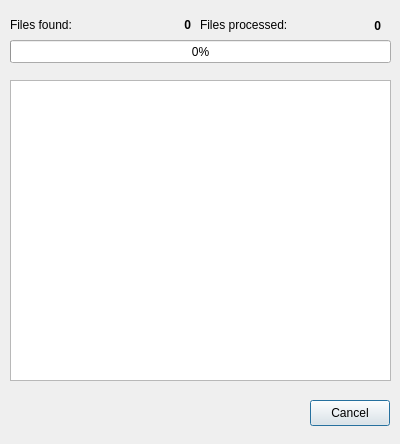
<?xml version="1.0" encoding="UTF-8"?>
<ui version="4.0">
 <class>ImportDialog</class>
 <widget class="QDialog" name="ImportDialog">
  <property name="geometry">
   <rect>
    <x>0</x>
    <y>0</y>
    <width>400</width>
    <height>444</height>
   </rect>
  </property>
  <property name="windowTitle">
   <string>Scanning directory</string>
  </property>
  <widget class="QPushButton" name="cancelButton">
   <property name="geometry">
    <rect>
     <x>310</x>
     <y>400</y>
     <width>80</width>
     <height>26</height>
    </rect>
   </property>
   <property name="text">
    <string>Cancel</string>
   </property>
  </widget>
  <widget class="QTextEdit" name="textEdit">
   <property name="geometry">
    <rect>
     <x>10</x>
     <y>80</y>
     <width>381</width>
     <height>301</height>
    </rect>
   </property>
   <property name="readOnly">
    <bool>true</bool>
   </property>
  </widget>
  <widget class="QLabel" name="label">
   <property name="geometry">
    <rect>
     <x>10</x>
     <y>10</y>
     <width>121</width>
     <height>29</height>
    </rect>
   </property>
   <property name="text">
    <string>Files found:</string>
   </property>
  </widget>
  <widget class="QLabel" name="label_2">
   <property name="geometry">
    <rect>
     <x>200</x>
     <y>10</y>
     <width>121</width>
     <height>29</height>
    </rect>
   </property>
   <property name="text">
    <string>Files processed:</string>
   </property>
  </widget>
  <widget class="QLabel" name="filesFoundLabel">
   <property name="geometry">
    <rect>
     <x>140</x>
     <y>10</y>
     <width>51</width>
     <height>29</height>
    </rect>
   </property>
   <property name="font">
    <font>
     <weight>75</weight>
     <bold>true</bold>
    </font>
   </property>
   <property name="text">
    <string notr="true">0</string>
   </property>
   <property name="alignment">
    <set>Qt::AlignRight|Qt::AlignTrailing|Qt::AlignVCenter</set>
   </property>
  </widget>
  <widget class="QLabel" name="filesProcessedLabel">
   <property name="geometry">
    <rect>
     <x>330</x>
     <y>10</y>
     <width>51</width>
     <height>31</height>
    </rect>
   </property>
   <property name="font">
    <font>
     <weight>75</weight>
     <bold>true</bold>
    </font>
   </property>
   <property name="text">
    <string notr="true">0</string>
   </property>
   <property name="alignment">
    <set>Qt::AlignRight|Qt::AlignTrailing|Qt::AlignVCenter</set>
   </property>
  </widget>
  <widget class="QProgressBar" name="progressBar">
   <property name="geometry">
    <rect>
     <x>10</x>
     <y>40</y>
     <width>381</width>
     <height>23</height>
    </rect>
   </property>
   <property name="value">
    <number>0</number>
   </property>
  </widget>
 </widget>
 <resources/>
 <connections>
  <connection>
   <sender>cancelButton</sender>
   <signal>pressed()</signal>
   <receiver>ImportDialog</receiver>
   <slot>reject()</slot>
   <hints>
    <hint type="sourcelabel">
     <x>349</x>
     <y>412</y>
    </hint>
    <hint type="destinationlabel">
     <x>199</x>
     <y>221</y>
    </hint>
   </hints>
  </connection>
 </connections>
</ui>
